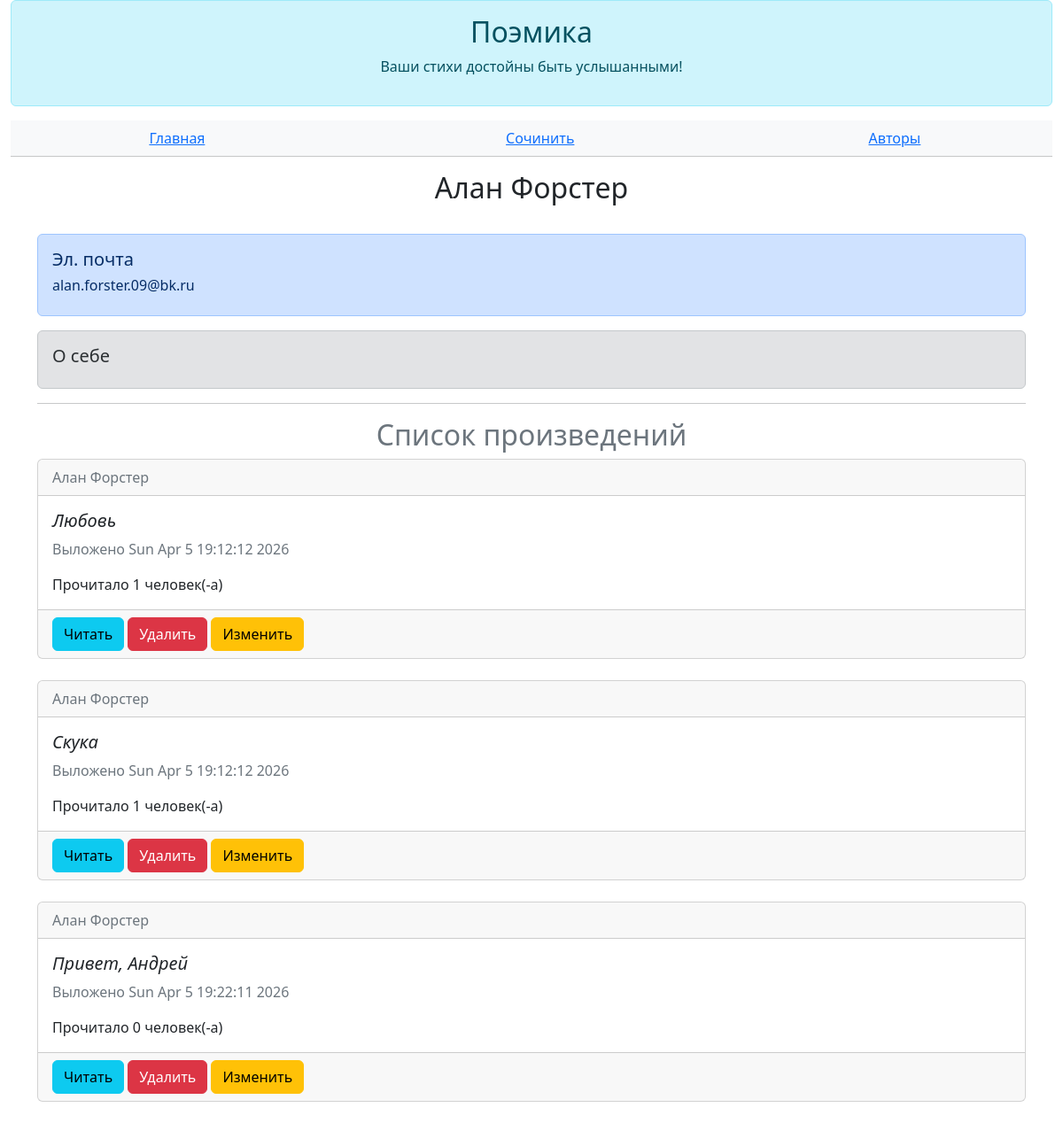
Page /authors/1 (signed in) on the committed database.
### data/all_models.py (models this page shows)
class User(SqlAlchemyBase, UserMixin, SerializerMixin):
    __tablename__ = "users"
    id = sqlalchemy.Column(sqlalchemy.Integer, primary_key=True, autoincrement=True)
    login = sqlalchemy.Column(sqlalchemy.String)
    name = sqlalchemy.Column(sqlalchemy.String, default="Неизвестный")
    email = sqlalchemy.Column(sqlalchemy.String, unique=True)
    description = sqlalchemy.Column(sqlalchemy.Text, default="Я поэт, тем и интересен")
    hashed_password = sqlalchemy.Column(sqlalchemy.String)
    poems = orm.relationship("Poem", back_populates="author")

class Poem(SqlAlchemyBase, SerializerMixin):
    __tablename__ = "poems"
    id = sqlalchemy.Column(sqlalchemy.Integer, primary_key=True, autoincrement=True)
    author_id = sqlalchemy.Column(sqlalchemy.Integer, sqlalchemy.ForeignKey(User.id))
    author = orm.relationship("User")
    title = sqlalchemy.Column(sqlalchemy.String(25))
    body = sqlalchemy.Column(sqlalchemy.Text)
    read_count = sqlalchemy.Column(sqlalchemy.Integer, default=0)
    is_private = sqlalchemy.Column(sqlalchemy.Boolean, default=True)
    created = sqlalchemy.Column(sqlalchemy.DateTime, default=datetime.datetime.now())

### main.py (the view)
@author_actions.route("/authors/<author_id>")
def author(author_id):
    author = db.get(User, author_id)
    if author:
        poems = db.query(Poem).filter(Poem.author == author).all()
        return flask.render_template("author.html", author=author, poems=poems)

### main.py (called while the page is built)
@login.user_loader
def load_user(user_id):
    return db.get(User, user_id)

### templates/author.html (shortened to what this page needs)
{% extends 'base.html' %}
{% block _header %}
    <table class="table table-light text-center">
        <tbody>
            <tr>
                <td>
                    <a href="/">Главная</a>
                </td>
                <td>
                    <a href="/poem/create">Сочинить</a>
                </td>
                <td>
                    <a href="/authors">Авторы</a>
                </td>
            </tr>
        </tbody>
    </table>
{% endblock %}
{% block _body %}
    <h2 class="text-center">{{author.login}}</h2>
    <br/>
    <div class="alert alert-primary" role="alert">
        <h5>Эл. почта</h5>
        <h6>{{author.email}}</h6>
    </div>
    <div class="alert alert-secondary" role="alert">
        <h5>О себе</h5>
    </div>
    <hr/>
    <h2 class="text-center text-secondary">Список произведений</h2>
    {% for poem in poems %}
        {% if not poem.is_private%}
            <div class="card">
                <div class="card-header">
                    <span class="text-secondary">{{poem.author.login}}</span>
                </div>
                <div class="card-body">
                    <h5 class="card-title"><i>{{poem.title}}</i></h5>
                    <p class="card-text text-secondary">Выложено {{poem.created.ctime()}}</p>
                    <p class="card-text">Прочитало {{poem.read_count}} человек(-а)</p>
                </div>
                <div class="card-footer">
                    <button class="btn btn-info" onclick="location.href='/poem/read/{{poem.id}}'">Читать</button>
                    {% if poem.author == current_user %}
                        <button class="btn btn-danger" onclick="location.href='/poem/delete/{{poem.id}}'">Удалить</button>
                        <button class="btn btn-warning" onclick="location.href='/poem/update/{{poem.id}}'">Изменить</button>
                    {% endif %}
                </div>
            </div>
            <br/>
        {% endif %}
    {% endfor %}
{% endblock %}

### rows in the picture
User: login "Алан Форстер", email "alan.forster.09@bk.ru"
Poem: author.login "Алан Форстер", title "Любовь", created.ctime "Sun Apr 5 19:12:12 2026", read_count "1"
Poem: author.login "Алан Форстер", title "Скука", created.ctime "Sun Apr 5 19:12:12 2026", read_count "1"
Poem: author.login "Алан Форстер", title "Привет, Андрей", created.ctime "Sun Apr 5 19:22:11 2026", read_count "0"
